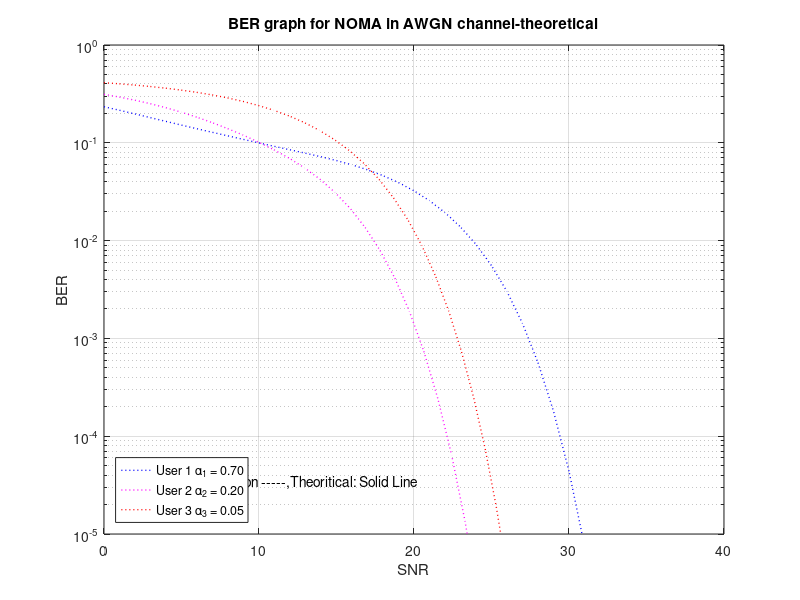

Recreate this plot in MATLAB.
clear, clc;
P=1;OMEGA=1;zeta=0.001;
[a1, a2, a3] = deal(0.70 , 0.25 , 0.05);
[A1, A2 ,A3] = deal(sqrt(P*a1),sqrt(P*a2),sqrt(P*a3));
A=[A1, A2 ,A3];
mtx1=[1 1 1;1 -1 1;1 1 -1;1 -1 -1];
mtx2=[1 1;1 -1];
mtx3=1;
omega21=OMEGA*zeta*0;
omega22=OMEGA*zeta*A1^2;
omega23=OMEGA*zeta*(A1^2+A2^2);
M=3;
[ls1, ls2, ls3]=deal(4, 2, 1);
[sumt1, sumt2,sumt3]=deal(0,0,0);
SNR = 0:40;
gamma=10.^(SNR./10);
variance=P./gamma;
gamma1=P./(variance + omega21);
gamma2=P./(variance + omega22);
gamma3=P./(variance + omega23);
%correct power
for h =1:M 
        mtx1(:,h)=mtx1(:,h)*A(h);
end
for h =1:M-1 
        mtx2(:,h)=mtx2(:,h)*A(h+1);
end
mtx3=A(3)*mtx3;
%Summation
for j=1:ls1
    Y=mtx1(j,:);
    beta=sum(Y)/sqrt(P);
    sumt1=sumt1+qfunc(beta*sqrt(gamma1));
end
for j=1:ls2
    Y=mtx2(j,:);
    beta=sum(Y)/sqrt(P);
    sumt2=sumt2+qfunc(beta*sqrt(gamma2));
end
for j=1:ls3
    Y=mtx3(j,:);
    beta=sum(Y)/sqrt(P);
    sumt3=sumt3+qfunc(beta*sqrt(gamma3));
end
k1=1/(ls1)*sumt1;
k2=1/(ls2)*sumt2;
k3=1/(ls3)*sumt3;
colorstring = 'bmr';
figure(2)
semilogy(pow2db(gamma1),k1,':','Color', colorstring(1),'LineWidth',1)
ylim([10^(-5) 1]);xlim([0 inf])
hold on;grid on;
semilogy(pow2db(gamma2),k2,':','Color', colorstring(2),'LineWidth',1)
hold on
semilogy(pow2db(gamma3),k3,':','Color', colorstring(3),'LineWidth',1)
hold on
legend('User 1 \alpha_1 = 0.70','User 2 \alpha_2 = 0.20','User 3 \alpha_3 = 0.05','Location','southwest');
txt1 = 'Simulation -----,Theoritical: Solid Line';
text(6,3.43e-05,txt1)
title('BER graph for NOMA in AWGN channel-theoretical');
xlabel('SNR');
ylabel('BER');